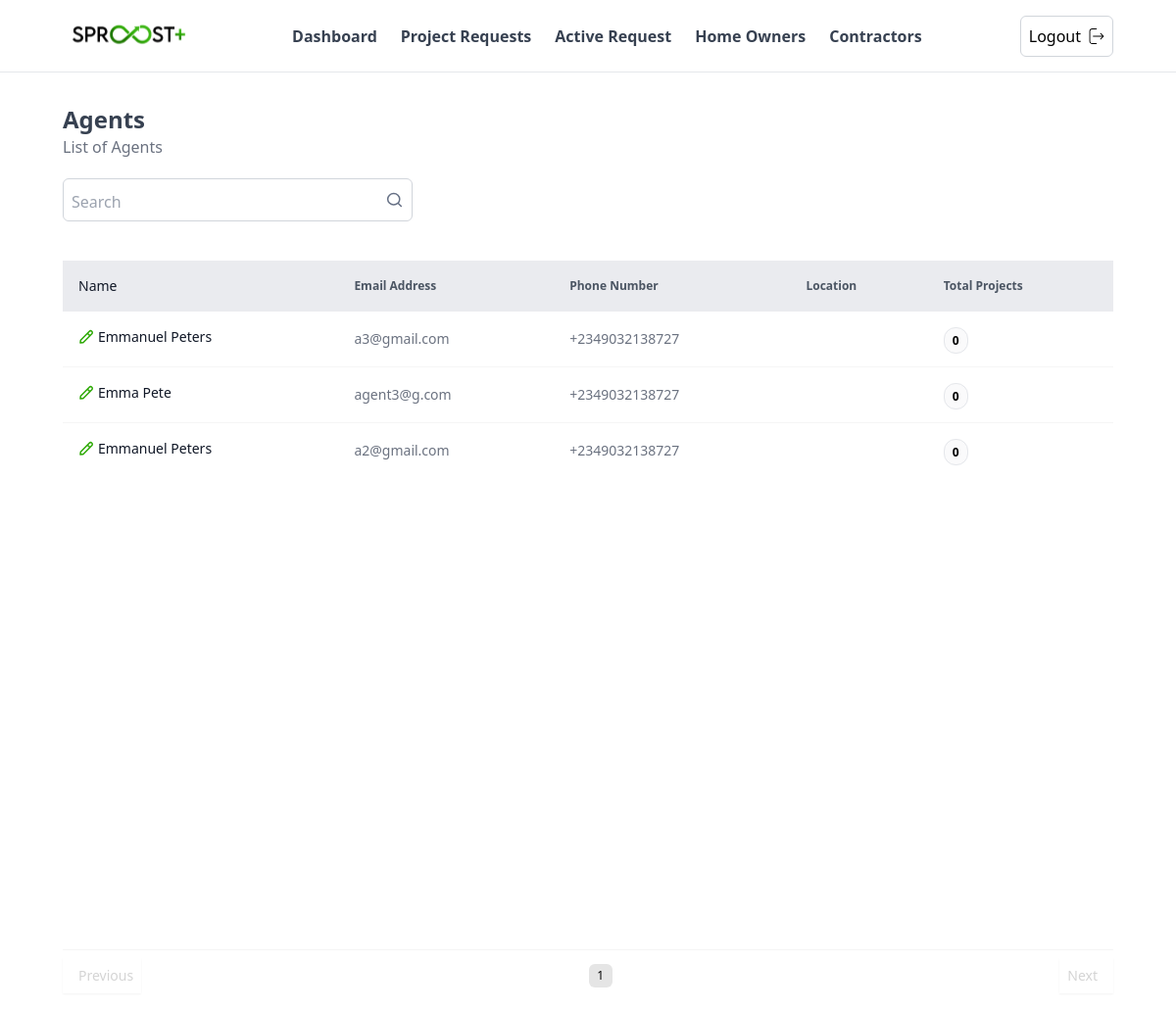
Screenshot of /user-admin/agents/ (signed in) with the database file from the repository.
### accounts/models.py (models this page shows, shortened)
class User(AbstractUser):
    phone_number = PhoneNumberField(null=False, blank=False)
    user_type = models.CharField(max_length = 3, choices = USER_TYPE_CHOICES)
    date_joined = models.DateTimeField(auto_now_add=True)
    slug = models.SlugField(
        blank=True,
        null=True,
        unique=True,
        max_length=100,
        allow_unicode=True)

### admins/views.py (the view, shortened to what this page needs)
# urls.py: path('agents/', views.agentsListView, name="agents"),
@login_required
def agentsListView(request):
    query = request.GET.get('q')
    agents = User.objects.filter(user_type='AG').select_related("user_profile").annotate(
            total_projects=Count('assigned_properties_to__assigned_by__quote_requests__quote_project'),
    ).order_by('-id')
    paginator = Paginator(agents, 10)  # Show 10 orders per page.
    page_number = request.GET.get('page')
    page_obj = paginator.get_page(page_number)
    context = {'agents': page_obj}
    return render(request, 'user_admin/agents.html', context)

### templates/user_admin/agents.html (shortened to what this page needs)
{% extends "user_admin/base.html" %}
{% load static %}
{% block navbar %}
    {% include "user_admin/navbar.html" %}
{% endblock navbar %}
{% block content %}
<main class="w-full px-[1rem] md:px-[4rem] flex flex-col gap-8 my-8">
    <div class="">
        <div class="mb-4">
            <h1 class="text-2xl font-semibold text-gray-700">Agents</h1>
            <p class="text-gray-500">List of Agents</p>
        </div>
        <div class="w-full flex items-center justify-between">
            <div class="w-1/3 group border border-gray-300 rounded-md justify-between gap-2 p-2 mt-1">
                <form class = "flex items-center ">
                    <input type="text" name="q" id="search" placeholder="Search" class="w-full h-full outline-none group-focus:outline-none mt-1 focus-visible:border-none border-none" />
                    <button type = "submit">
                        <img src="{% static 'svgs/search.svg' %}" alt="" class="w-[20px] h-[20px] object-contain" />
                    </button>
                </form>
            </div>
        </div>
    </div>
    <div class="w-full">
        <div class="w-full my-2 min-h-[65vh]">
            <table class="w-full">
                <thead class="h-10 bg-gray-200 bg-opacity-80">
                    <tr class="text-gray-600 text-xs font-medium">
                        <th class=" text-start p-4">
                            <div class="inline-flex items-center gap-4">
                                <h3 class="text-gray-900 text-sm font-medium capitalize">Name</h3>
                            </div>
                        </th>
                        <th class=" text-start p-4">Email Address</th>
                        <th class=" text-start p-4">Phone Number</th>
                        <th class=" text-start p-4">Location</th>
                        <th class=" text-start p-4">Total Projects</th>
                    </tr>
                </thead>
                <tbody class="p-4">
                    {% if agents %}
                    {% for agent in agents %}
                    <tr class="border-b border-neutral-100 last:border-0">
                        <td class=" p-4">
                            <a href = "{% url "admins:update_agent" agent.pk %}" class="inline-flex items-center gap-1">
                                <img class = "w-4" src = {% static "svgs/edit-02.svg" %} />
                                <h3 class="text-gray-900 text-sm font-medium capitalize">{{agent.first_name}} {{agent.last_name}}</h3>
                            </a>
                        </td>
                        <td class=" p-4">
                            <div class="flex flex-col gap-1">
                                <span class="text-gray-500 text-sm">{{agent.email}}</span>
                            </div>
                        </td>
                        <td class=" p-4">
                            <div class="flex flex-col gap-1">
                                <span class="text-gray-500 text-sm">{{agent.phone_number}}</span>
                            </div>
                        </td>
                        <td class=" p-4">
                        </td>
                        <td class="p-4 ">
                            <span class=" font-semibold text-xs rounded-xl p-1 px-2 border border-neutral-150 bg-gray-50 bg-opacity-90  ">
                                {{agent.total_projects}}
                            </span>
                        </td>
                    </tr>
                    {% endfor %}
                    {% else %}
                    <tr>
                        <td colspan="7" class="text-center text-gray-500 mt-5">No Home Owners found</td>
                    </tr>
                    {% endif %}
                </tbody>
            </table>
        </div>
        <div class="w-full my-8 flex items-center justify-between border-t border-neutral-100 pt-2 bg-white">
            {% if agents.has_previous %}
            <a  href="?page={{ agents.previous_page_number }}" class="paginationBtn flex items-center gap-2 p-2 outline-none border-none shadow-sm text-sm font-medium">
                <img src="{%  static 'svgs/arrow-left.svg' %}" alt="" class="" />
                <span class="text-gray-900 font-medium">Prev</span>
            </a>
            {% else %}
            <span class="flex items-center gap-2 p-2 outline-none border-none shadow-sm text-sm font-medium text-neutral-300">
                <span class="text-sm">Previous</span>
            </span>
            {% endif %}
            <div class="flex items-center gap-2">
                {% for num in agents.paginator.page_range %}
                    {% if agents.number == num %}
                        <span class="outline-none border-none h-4 w-4 text-xs md:h-6 md:w-6 bg-neutral-200 rounded-md p-2 flex items-center justify-center">{{ num }}</span>
                    {% elif num >= agents.number|add:'-3' and num <= agents.number|add:'3' %}
                        <a href="?page={{ num }}" class="paginationBtn outline-none border-none h-4 w-4 text-xs md:h-6 md:w-6 rounded-md p-2 flex items-center justify-center">{{ num }}</a>
                    {% endif %}
                {% endfor %}
            </div>
            {% if agents.has_next %}
                <a href="?page={{ agents.next_page_number }}" class="paginationBtn flex items-center gap-2 p-2 outline-none border-none shadow-sm text-sm font-medium">
                    <span class="text-gray-900 font-medium">Next</span>
                    <img src="{%  static 'svgs/arrow-right.svg' %}" alt="" class="" />
                </a>
            {% else %}
                <span class="flex items-center gap-2 p-2 outline-none border-none shadow-sm text-sm font-medium text-neutral-300">
                    <span class="text-sm">Next</span>
                </span>
            {% endif %}
        </div>
    </div>
</main>
{% endblock %}

### templates/user_admin/base.html (shortened to what this page needs)
{% load static %}
<!DOCTYPE html>
<html lang="en">
<head>
    <link rel="stylesheet" type="text/css" href="https://cdn.jsdelivr.net/npm/toastify-js/src/toastify.min.css">
    <script src="https://cdn.tailwindcss.com"></script>
</head>
<body hx-headers='{"X-CSRFToken":"{{csrf_token}}"}' >
    <div class="w-full">
        {% block navbar %}{% endblock navbar %} {% block content %} {% endblock content %}</div>
</body>
</html>

### templates/user_admin/navbar.html (shortened to what this page needs)
{% load static %}
<nav class="w-full px-[1rem] md:px-[4rem] py-2 border-b border-neutral-150 text-gray-700 flex items-center justify-between">
    <a href={% url 'admins:dashboard' %}> <img src="{% static 'svgs/sproost-plus.svg' %}" alt="" class=""> </a>
    {% with url_name=request.resolver_match.url_name %}
        <ul class="inline-flex items-center gap-6">
            <li class="text-gray-700 font-semibold cursor-pointer {% if url_name == 'dashboard' %} bg-toneLightGreen text-primary bg-opacity-80 p-2 px-4 w-fit rounded-md {% endif %}">
                <a href="{% url 'admins:dashboard' %}" class="">Dashboard</a>
            </li>
            <li class="text-gray-700 font-semibold cursor-pointer {% if url_name == 'project-requests' %} bg-toneLightGreen text-primary bg-opacity-80 p-2 px-4 w-fit rounded-md {% endif %}">
                <a href="{% url 'admins:project-requests' %}" class="">Project Requests</a>
            </li>
            <li class="text-gray-700 font-semibold cursor-pointer {% if url_name == 'active-projects' %} bg-toneLightGreen text-primary bg-opacity-80 p-2 px-4 w-fit rounded-md {% endif %}">
                <a href="{% url "admins:active-projects" %}" class="">Active Request</a>
            </li>
            <li class="text-gray-700 font-semibold cursor-pointer {% if url_name == 'homeowners' %} bg-toneLightGreen text-primary bg-opacity-80 p-2 px-4 w-fit rounded-md {% endif %}">
                <a href="{% url "admins:homeowners" %}" class="">Home Owners</a>
            </li>
            <li class="text-gray-700 font-semibold cursor-pointer {% if url_name == 'contractors' %} bg-toneLightGreen text-primary bg-opacity-80 p-2 px-4 w-fit rounded-md {% endif %}">
                <a href="{% url 'admins:contractors' %}" class="">Contractors</a>
            </li>
        </ul>
    {% endwith %}
    <form action="{% url 'account_logout' %}" method="POST">
        <button type="submit" class="flex gap-2 items-center rounded-md text-black bg-white border border-gray-300 p-2 cursor-pointer">Logout <img src = "{% static 'svgs/logout.svg' %}" class = "w-4 h-4" /></button>
    </form>
</nav>

### rows the page displays
User: first_name "Emmanuel", last_name "Peters", email "a3@gmail.com", phone_number "+2349032138727", total_projects "0"
User: first_name "Emma", last_name "Pete", email "agent3@g.com", phone_number "+2349032138727", total_projects "0"
User: first_name "Emmanuel", last_name "Peters", email "a2@gmail.com", phone_number "+2349032138727", total_projects "0"

### other values shown
{{ num }} "1"
